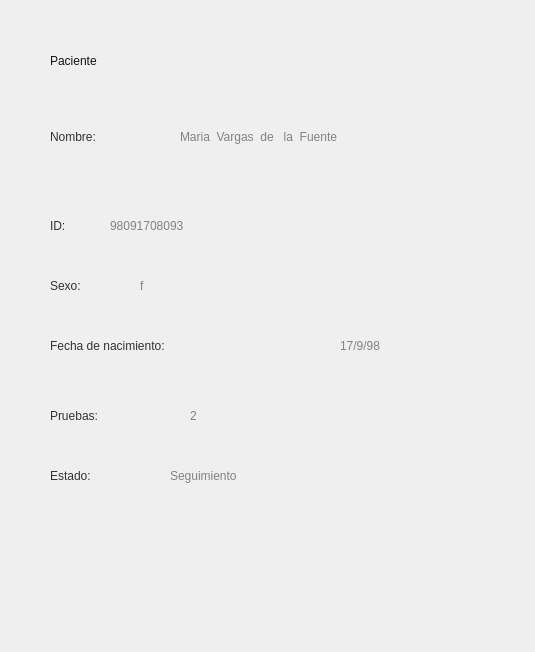
   <widget class="QWidget" name="widget_paciente_datos" native="true">
    <property name="geometry">
     <rect>
      <x>4270</x>
      <y>10</y>
      <width>535</width>
      <height>652</height>
     </rect>
    </property>
    <property name="styleSheet">
     <string notr="true">border-image: url(:/icons/ventana_emergente_4.png);</string>
    </property>
    <widget class="QLabel" name="l_paciente_datos_nombre">
     <property name="geometry">
      <rect>
       <x>180</x>
       <y>130</y>
       <width>311</width>
       <height>81</height>
      </rect>
     </property>
     <property name="styleSheet">
      <string notr="true">border-image: url(:/icons/fondo_transparente.png);
font: 20pt &quot;Alegreya Sans&quot;;
color: rgb(130, 130, 130);</string>
     </property>
     <property name="text">
      <string>Maria  Vargas  de   la  Fuente</string>
     </property>
     <property name="scaledContents">
      <bool>true</bool>
     </property>
     <property name="alignment">
      <set>Qt::AlignLeading|Qt::AlignLeft|Qt::AlignTop</set>
     </property>
    </widget>
    <widget class="QLabel" name="l_paciente_datos_ID">
     <property name="geometry">
      <rect>
       <x>110</x>
       <y>210</y>
       <width>221</width>
       <height>31</height>
      </rect>
     </property>
     <property name="styleSheet">
      <string notr="true">border-image: url(:/icons/fondo_transparente.png);
font: 20pt &quot;Alegreya Sans&quot;;
color: rgb(130, 130, 130);</string>
     </property>
     <property name="text">
      <string>98091708093</string>
     </property>
    </widget>
    <widget class="QLabel" name="l_paciente_datos_sexo">
     <property name="geometry">
      <rect>
       <x>140</x>
       <y>270</y>
       <width>171</width>
       <height>31</height>
      </rect>
     </property>
     <property name="styleSheet">
      <string notr="true">border-image: url(:/icons/fondo_transparente.png);
font: 20pt &quot;Alegreya Sans&quot;;
color: rgb(130, 130, 130);</string>
     </property>
     <property name="text">
      <string>f</string>
     </property>
    </widget>
    <widget class="QLabel" name="l_paciente_datos_fecha_nacimiento">
     <property name="geometry">
      <rect>
       <x>340</x>
       <y>330</y>
       <width>161</width>
       <height>31</height>
      </rect>
     </property>
     <property name="styleSheet">
      <string notr="true">border-image: url(:/icons/fondo_transparente.png);
font: 20pt &quot;Alegreya Sans&quot;;
color: rgb(130, 130, 130);</string>
     </property>
     <property name="text">
      <string>17/9/98</string>
     </property>
    </widget>
    <widget class="QLabel" name="l_paciente_datos_pruebas">
     <property name="geometry">
      <rect>
       <x>190</x>
       <y>400</y>
       <width>61</width>
       <height>31</height>
      </rect>
     </property>
     <property name="styleSheet">
      <string notr="true">border-image: url(:/icons/fondo_transparente.png);
font: 20pt &quot;Alegreya Sans&quot;;
color: rgb(130, 130, 130);</string>
     </property>
     <property name="text">
      <string>2</string>
     </property>
    </widget>
    <widget class="QLabel" name="l_paciente_datos_estado">
     <property name="geometry">
      <rect>
       <x>170</x>
       <y>460</y>
       <width>211</width>
       <height>31</height>
      </rect>
     </property>
     <property name="styleSheet">
      <string notr="true">border-image: url(:/icons/fondo_transparente.png);
font: 20pt &quot;Alegreya Sans&quot;;
color: rgb(130, 130, 130);</string>
     </property>
     <property name="text">
      <string>Seguimiento</string>
     </property>
    </widget>
    <widget class="QLabel_Button" name="pb_widget_paciente_datos_Borrar_paciente">
     <property name="geometry">
      <rect>
       <x>350</x>
       <y>40</y>
       <width>123</width>
       <height>44</height>
      </rect>
     </property>
     <property name="styleSheet">
      <string notr="true">
border-image: url(:/icons/ventana_emergente_4_boton_1.png);</string>
     </property>
     <property name="text">
      <string/>
     </property>
    </widget>
    <widget class="QLabel" name="label_4">
     <property name="geometry">
      <rect>
       <x>50</x>
       <y>40</y>
       <width>151</width>
       <height>41</height>
      </rect>
     </property>
     <property name="styleSheet">
      <string notr="true">border-image: url(:/icons/fondo_transparente.png);
font: 81 20pt &quot;Alegreya Sans SC ExtraBold&quot;;
font: 24pt &quot;Alegreya Sans&quot;;
color: rgb(20, 20, 20);</string>
     </property>
     <property name="text">
      <string>Paciente</string>
     </property>
    </widget>
    <widget class="QLabel" name="label_9">
     <property name="geometry">
      <rect>
       <x>50</x>
       <y>80</y>
       <width>70</width>
       <height>5</height>
      </rect>
     </property>
     <property name="styleSheet">
      <string notr="true">border-image: url(:/icons/filete.png);</string>
     </property>
     <property name="text">
      <string/>
     </property>
    </widget>
    <widget class="QLabel" name="label_43">
     <property name="geometry">
      <rect>
       <x>50</x>
       <y>210</y>
       <width>61</width>
       <height>31</height>
      </rect>
     </property>
     <property name="styleSheet">
      <string notr="true">border-image: url(:/icons/fondo_transparente.png);
font: 57 14pt &quot;Alegreya Sans Medium&quot;;
font: 20pt &quot;Alegreya Sans&quot;;
color: rgb(50, 50, 50);</string>
     </property>
     <property name="text">
      <string>ID:</string>
     </property>
    </widget>
    <widget class="QLabel" name="label_76">
     <property name="geometry">
      <rect>
       <x>50</x>
       <y>130</y>
       <width>131</width>
       <height>81</height>
      </rect>
     </property>
     <property name="styleSheet">
      <string notr="true">border-image: url(:/icons/fondo_transparente.png);
font: 57 14pt &quot;Alegreya Sans Medium&quot;;
font: 20pt &quot;Alegreya Sans&quot;;
color: rgb(50, 50, 50);</string>
     </property>
     <property name="text">
      <string>Nombre:</string>
     </property>
     <property name="alignment">
      <set>Qt::AlignLeading|Qt::AlignLeft|Qt::AlignTop</set>
     </property>
    </widget>
    <widget class="QLabel" name="label_77">
     <property name="geometry">
      <rect>
       <x>50</x>
       <y>270</y>
       <width>81</width>
       <height>31</height>
      </rect>
     </property>
     <property name="styleSheet">
      <string notr="true">border-image: url(:/icons/fondo_transparente.png);
font: 57 14pt &quot;Alegreya Sans Medium&quot;;
font: 20pt &quot;Alegreya Sans&quot;;
color: rgb(50, 50, 50);</string>
     </property>
     <property name="text">
      <string>Sexo:</string>
     </property>
    </widget>
    <widget class="QLabel" name="label_78">
     <property name="geometry">
      <rect>
       <x>50</x>
       <y>330</y>
       <width>271</width>
       <height>31</height>
      </rect>
     </property>
     <property name="styleSheet">
      <string notr="true">border-image: url(:/icons/fondo_transparente.png);
font: 57 14pt &quot;Alegreya Sans Medium&quot;;
font: 20pt &quot;Alegreya Sans&quot;;
color: rgb(50, 50, 50);</string>
     </property>
     <property name="text">
      <string>Fecha de nacimiento:</string>
     </property>
    </widget>
    <widget class="QLabel" name="label_79">
     <property name="geometry">
      <rect>
       <x>50</x>
       <y>400</y>
       <width>121</width>
       <height>31</height>
      </rect>
     </property>
     <property name="styleSheet">
      <string notr="true">border-image: url(:/icons/fondo_transparente.png);
font: 57 14pt &quot;Alegreya Sans Medium&quot;;
font: 20pt &quot;Alegreya Sans&quot;;
color: rgb(50, 50, 50);</string>
     </property>
     <property name="text">
      <string>Pruebas:</string>
     </property>
    </widget>
    <widget class="QLabel" name="label_92">
     <property name="geometry">
      <rect>
       <x>50</x>
       <y>460</y>
       <width>101</width>
       <height>31</height>
      </rect>
     </property>
     <property name="styleSheet">
      <string notr="true">border-image: url(:/icons/fondo_transparente.png);
font: 57 14pt &quot;Alegreya Sans Medium&quot;;
font: 20pt &quot;Alegreya Sans&quot;;
color: rgb(50, 50, 50);</string>
     </property>
     <property name="text">
      <string>Estado:</string>
     </property>
    </widget>
    <widget class="QLabel_Button" name="pb_widget_paciente_datos_Ver_Registro_2">
     <property name="geometry">
      <rect>
       <x>20</x>
       <y>490</y>
       <width>241</width>
       <height>121</height>
      </rect>
     </property>
     <property name="styleSheet">
      <string notr="true">
border-image: url(:/icons/fondo_transparente.png);</string>
     </property>
     <property name="text">
      <string/>
     </property>
    </widget>
    <widget class="QLabel_Button" name="pb_widget_paciente_datos_Ver_Registro">
     <property name="geometry">
      <rect>
       <x>60</x>
       <y>540</y>
       <width>166</width>
       <height>34</height>
      </rect>
     </property>
     <property name="styleSheet">
      <string notr="true">
border-image: url(:/icons/button_pant_datos_ver_registro.png);</string>
     </property>
     <property name="text">
      <string/>
     </property>
    </widget>
    <widget class="QLabel_Button" name="pb_widget_paciente_datos_Nuevo_Test_2">
     <property name="geometry">
      <rect>
       <x>270</x>
       <y>490</y>
       <width>231</width>
       <height>121</height>
      </rect>
     </property>
     <property name="styleSheet">
      <string notr="true">
border-image: url(:/icons/fondo_transparente.png);</string>
     </property>
     <property name="text">
      <string/>
     </property>
    </widget>
    <widget class="QLabel_Button" name="pb_widget_paciente_datos_Nuevo_Test">
     <property name="geometry">
      <rect>
       <x>320</x>
       <y>540</y>
       <width>141</width>
       <height>34</height>
      </rect>
     </property>
     <property name="styleSheet">
      <string notr="true">
border-image: url(:/icons/button_pant_datos_nuevo_test.png);</string>
     </property>
     <property name="text">
      <string/>
     </property>
    </widget>
   </widget>
